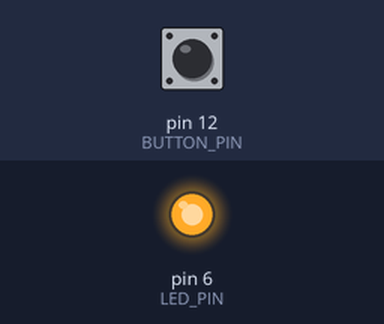
Simulated run of this sketch. Board: Arduino Uno, built with avr-gcc and run on an emulated ATmega328P. On the bench: output pins drawn as LEDs (lit = HIGH). The test bench sets the inputs (shaded band); at power-on: pin 12 (BUTTON_PIN) HIGH.

Above: at 1.2 s.
1.3 s: pin 12 (BUTTON_PIN) pulled LOW for 0.15 s
At 1.37 s:
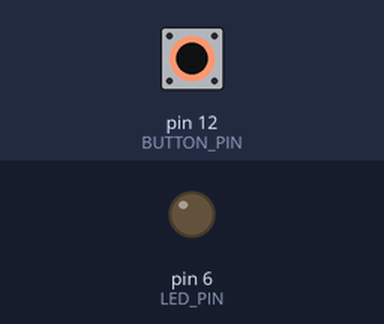
2.9 s: pin 12 (BUTTON_PIN) pulled LOW for 3.2 s
At 7.4 s:
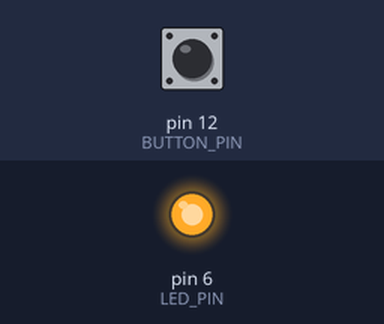
Timing chart, 0 to 8.9 s (numbered marks = the images above; inputs shaded):
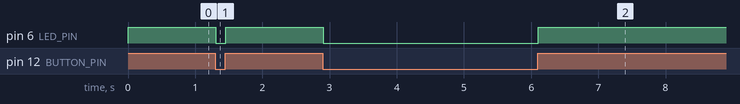

Measured:
- after the input at 1.3 s, pin 6 (LED_PIN): HIGH → LOW at once, → HIGH 0.15 s later
- after the input at 2.9 s, pin 6 (LED_PIN): HIGH → LOW at once, → HIGH 3.2 s later

The sketch:

btest.ino
```cpp
#include <inttypes.h>

class Bounce
{

public:
  // Create an instance of the bounce library
  Bounce();
  // Attach to a pin (and also sets initial state)
  void attach(int pin);
	// Sets the debounce interval
  void interval(unsigned long interval_millis);
	// Updates the pin
	// Returns 1 if the state changed
	// Returns 0 if the state did not change
  bool update();
	// Returns the updated pin state
  uint8_t read();


protected:
  int debounce();
  unsigned long  previous_millis, interval_millis;
  uint8_t debouncedState;
  uint8_t unstableState;
  uint8_t pin;
  uint8_t stateChanged;
};


#define BUTTON_PIN 12
#define LED_PIN 6


// Instantiate a Bounce object
Bounce debouncer = Bounce();

void setup() {
  // Setup the button
  pinMode(BUTTON_PIN,INPUT);
  // Activate internal pull-up
  digitalWrite(BUTTON_PIN,HIGH);

  // After setting up the button, setup debouncer
  debouncer.attach(BUTTON_PIN);
  debouncer.interval(5);

  //Setup the LED
  pinMode(LED_PIN,OUTPUT);

}

void loop() {
 // Update the debouncer
  debouncer.update();

 // Get the update value
 int value = debouncer.read();

 // Turn on or off the LED
 if ( value == HIGH) {
   digitalWrite(LED_PIN, HIGH );
 } else {
    digitalWrite(LED_PIN, LOW );
 }

}


Bounce::Bounce() {
	this->interval_millis = 10;

}

void Bounce::attach(int pin) {
 this->pin = pin;
 debouncedState = unstableState = digitalRead(pin);
 #ifdef BOUNCE_LOCK-OUT
 previous_millis = 0;
 #else
 previous_millis = millis();
 #endif
}


void Bounce::interval(unsigned long interval_millis)
{
  this->interval_millis = interval_millis;

}


bool Bounce::update()
{

#ifdef BOUNCE_LOCK-OUT
    stateChanged = false;
	// Ignore everything if we are locked out
	if (millis() - previous_millis >= interval_millis) {
		uint8_t currentState = digitalRead(pin);
		if (debouncedState != currentState ) {
			previous_millis = millis();
			debouncedState = currentState;
			stateChanged = true;
		}
	}
	return stateChanged;

#else
	// Lire l'etat de l'interrupteur dans une variable temporaire.
	uint8_t currentState = digitalRead(pin);
	stateChanged = false;

	// Redemarrer le compteur timeStamp tant et aussi longtemps que
	// la lecture ne se stabilise pas.
	if ( currentState != unstableState ) {
			previous_millis = millis();
	} else 	if ( millis() - previous_millis >= interval_millis ) {
				// Rendu ici, la lecture est stable

				// Est-ce que la lecture est diffÃ©rente de l'etat emmagasine de l'interrupteur?
				if ( currentState != debouncedState ) {
						debouncedState = currentState;
						stateChanged = true;

				}

	}

	unstableState = currentState;
	return stateChanged;
#endif

}

uint8_t Bounce::read()
{
	return debouncedState;
}
```
